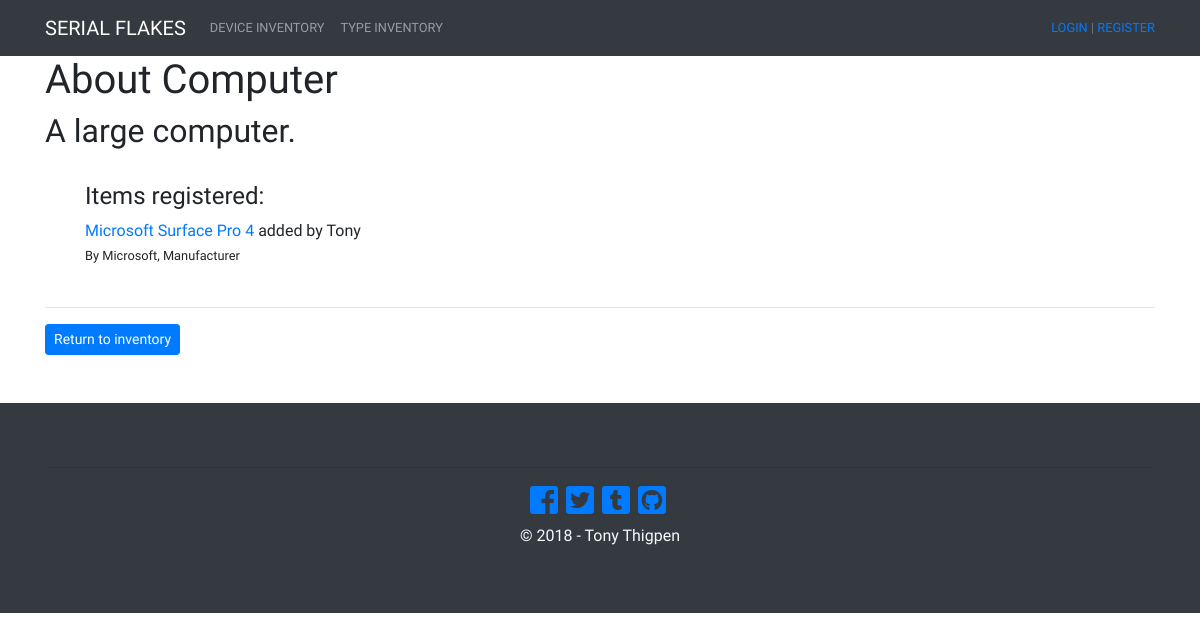
Page /types/2/ on the earlier database version.
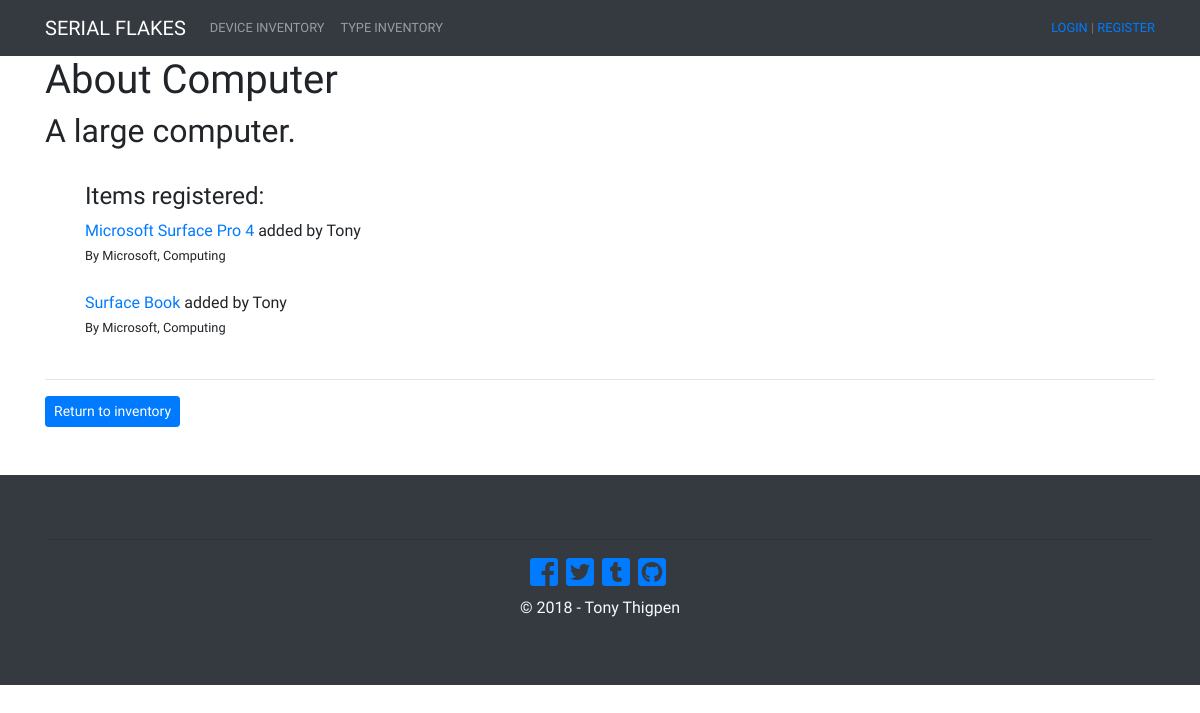
Same page on the later database version.
### Serial/models.py (models this page shows, shortened)
class Device(models.Model):
	name = models.CharField(max_length=255)
	type = models.ForeignKey(Type, models.CASCADE, related_name='device_type')
	maker = models.ForeignKey(Maker, models.CASCADE, related_name='device_creator')
	SKU = models.CharField(max_length=60)
	description = models.TextField()
	created_at = models.DateTimeField(auto_now_add=True)
	photo = models.ImageField(upload_to='img/%Y-%m-%d', null=True, blank=True, default='img/no-img.jpeg')
	created_by = models.ForeignKey(User, on_delete=models.CASCADE)
	@models.permalink
	def get_absolute_url(self):
		return 'device-detail', (), {'pk': self.pk}

class Maker(models.Model):
	maker_name = models.CharField(max_length=60)
	maker_type = models.CharField(max_length=40)

### Serial/views.py (the view)
class TypeDetail(generic.DetailView):
	model = Type
	context_object_name = 'type'
	template_name = 'extra/type_detail.html'

### Serial/templates/extra/type_detail.html (shortened to what this page needs)
{% extends 'layout.html' %}
{% block content %}
    <h1>About {{ type.type_name }}</h1>
    <h2>A {{ type.type_size|lower }} {{ type.type_name|lower }}.</h2>
    <br />
    <ul>
        {% if type.device_type.count > 0 %}
            <h4>Items registered:</h4>
            {% for foo in type.device_type.all %}
                <li class="list-unstyled"><a href="{{ foo.get_absolute_url }}">{{ foo.name }}</a> added by {{ foo.created_by.first_name }}</li>
                <small>By {{ foo.maker.maker_name }}, {{ foo.maker.maker_type }}</small>
                <br><br>
            {% endfor %}
        {% endif %}
    </ul>
    <hr>
    <div class="btn-group">
        <a class="btn btn-sm btn-primary" href="{% url 'type-list' %}">Return to inventory</a>
    </div>
{% endblock %}

Differences in the rows shown:
changed through a linked row, Device "Microsoft Surface Pro 4": maker.maker_type "Manufacturer" → "Computing"
added Device: name "Surface Book", created_by.first_name "Tony", maker.maker_name "Microsoft", maker.maker_type "Computing"
